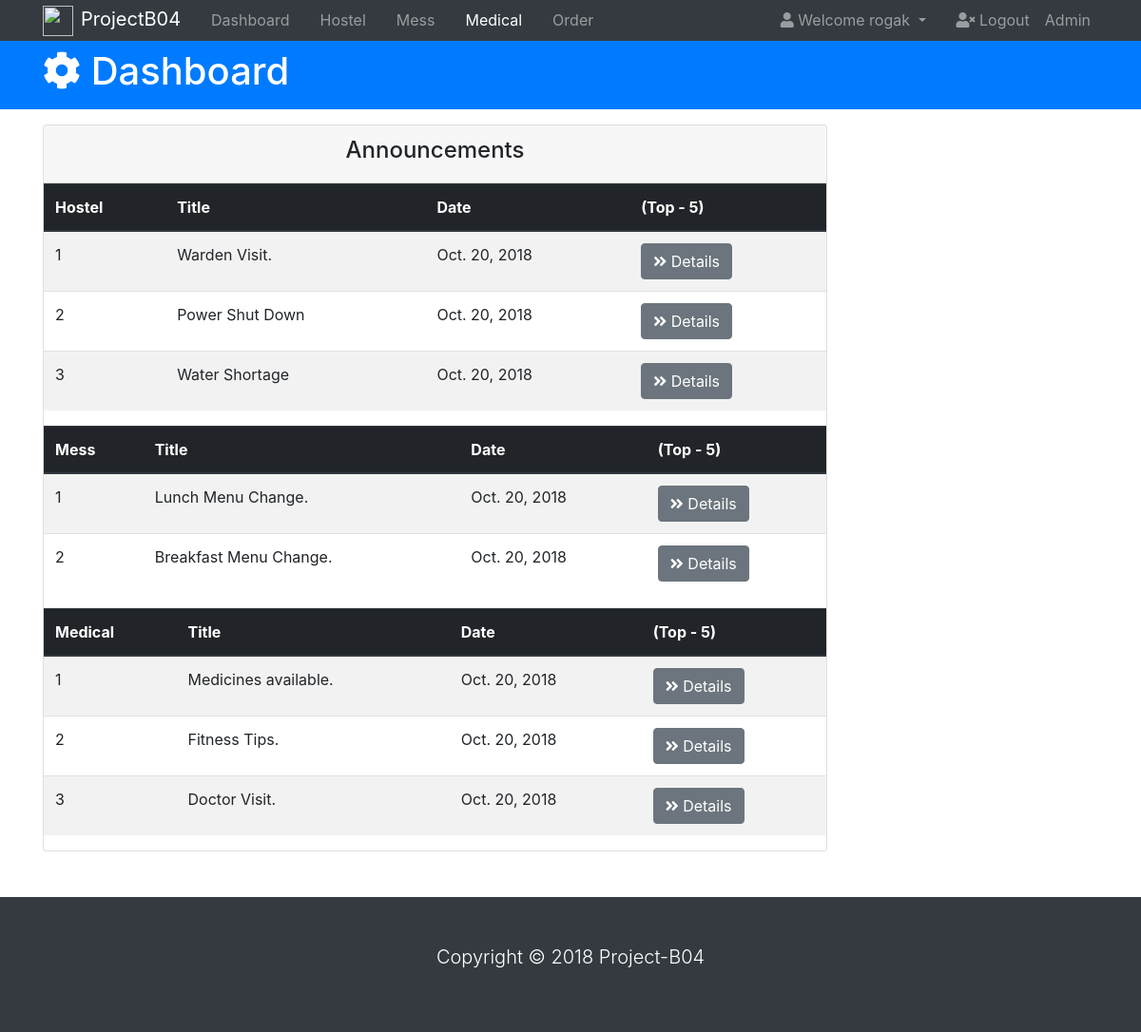
The app's page /dashboard/ (signed in) with its own data.
### dashboard/models.py (models this page shows, shortened)
class HostelAnnouncements(models.Model):
    announcement_title = models.CharField(max_length=30, blank=True, null=True)
    announcement = models.CharField(max_length=100, blank=True, null=True)
    timestamp = models.DateTimeField(blank=True, null=True)
    created_at = models.DateField(blank=True, null=True)
    created_by = models.CharField(max_length=45, blank=True, null=True)
    modified_at = models.DateField(blank=True, null=True)
    modified_by = models.CharField(max_length=45, blank=True, null=True)

class MessAnnouncements(models.Model):
    announcement_title = models.CharField(max_length=30, blank=True, null=True)
    announcement = models.CharField(max_length=100, blank=True, null=True)
    timestamp = models.DateTimeField(blank=True, null=True)
    created_at = models.DateField(blank=True, null=True)
    created_by = models.CharField(max_length=45, blank=True, null=True)
    modified_at = models.DateField(blank=True, null=True)
    modified_by = models.CharField(max_length=45, blank=True, null=True)

class MedicalAnnouncements(models.Model):
    announcement_title = models.CharField(max_length=30, blank=True, null=True)
    announcement = models.CharField(max_length=100, blank=True, null=True)
    timestamp = models.DateTimeField(blank=True, null=True)
    created_at = models.DateField(blank=True, null=True)
    created_by = models.CharField(max_length=45, blank=True, null=True)
    modified_at = models.DateField(blank=True, null=True)
    modified_by = models.CharField(max_length=45, blank=True, null=True)

### dashboard/views.py (the view)
@login_required
def dashboard_index(request):
    hostel_announcements = get_list_or_404(HostelAnnouncements, )
    hostel_announcements.sort(key = lambda a: a.timestamp, reverse = True)
    mess_announcements = get_list_or_404(MessAnnouncements, )
    mess_announcements.sort(key = lambda a: a.timestamp, reverse = True)
    medical_announcements = get_list_or_404(MedicalAnnouncements, )
    medical_announcements.sort(key = lambda a: a.timestamp, reverse = True)
    return render(request, 'dashboard/index.html', {
    'hostel_announcements': hostel_announcements,
    'mess_announcements': mess_announcements,
    'medical_announcements': medical_announcements
    })

### dashboard/templates/dashboard/index.html (shortened to what this page needs)
<!DOCTYPE html>
<html lang="en">
<head>
  <link rel="stylesheet" href="https://use.fontawesome.com/releases/v5.0.13/css/all.css"
>
  <link rel="stylesheet" href="https://stackpath.bootstrapcdn.com/bootstrap/4.1.1/css/bootstrap.min.css"
>
</head>
<body>
  <nav class="navbar navbar-expand-sm navbar-dark bg-dark p-0">
    <div class="container">
      <a href="index.html" class="navbar-brand"> <img src="https://upload.wikimedia.org/wikipedia/en/thumb/4/49/IIIT_Sri_City_Logo.png/220px-IIIT_Sri_City_Logo.png" style="width: 32px; height: 32px; margin-right: 8px;">ProjectB04</a>
      <div class="collapse navbar-collapse" id="navbarCollapse">
        <ul class="navbar-nav">
          <li class="nav-item px-2">
            <a href="{% url 'dashboard:dashboard_index' %}" class="nav-link">Dashboard</a>
          </li>
          <li class="nav-item px-2">
            <a href="hostel.html" class="nav-link">Hostel</a>
          </li>
          <li class="nav-item px-2">
            <a href="mess.html" class="nav-link">Mess</a>
          </li>
          <li class="nav-item px-2">
            <a href="medical.html" class="nav-link active">Medical</a>
          </li>
          <li class="nav-item px-2">
            <a href="{% url 'orders:orders_index' %}" class="nav-link">Order</a>
          </li>
        </ul>
        <ul class="navbar-nav ml-auto">
          <li class="nav-item dropdown mr-3">
            <a href="#" class="nav-link dropdown-toggle" data-toggle="dropdown">
              <i class="fas fa-user"></i> Welcome {{request.user}}
            </a>
          </li>
          <li class="nav-item">
            <a href="{% url 'accounts:student_logout' %}" class="nav-link">
              <i class="fas fa-user-times"></i> Logout
            </a>
          </li>
          <li class="nav-item">
            <a href="{% url 'admin:index' %}" class="nav-link">
               Admin
            </a>
          </li>
        </ul>
      </div>
    </div>
  </nav>
  <header id="main-header" class="py-2 bg-primary text-white">
    <div class="container">
      <div class="row">
        <div class="col-md-6">
          <h1>
            <i class="fas fa-cog"></i> Dashboard</h1>
        </div>
      </div>
    </div>
  </header>
  <section id="posts">
    <center><div class="container">
      <div class="row">
        <div class="col-md-9">
          <div class="card">
            <div class="card-header">
              <h4>Announcements</h4>
            </div>
            <table class="table table-striped">
              <thead class="thead-dark">
                <tr>
                  <th>Hostel</th>
                  <th>Title</th>
                  <th>Date</th>
                  <th>(Top - 5)</th>
                </tr>
              </thead>
              <tbody>
                {% for data in hostel_announcements %}
                <tr>
                  <td>{{ forloop.counter }}</td>
                  <td>{{data.announcement_title}}</td>
                  <td>{{data.created_at}}</td>
                  <td><a href="{% url 'dashboard:announcement_detail' 1 data.pk %}" class="btn btn-secondary" target="{{ forloop.counter }}">
                    <i class="fas fa-angle-double-right"></i> Details
                  </a></td>
                </tr>
                {% endfor %}
              </tbody>
            </table>
            <table class="table table-striped">
              <thead class="thead-dark">
                <tr>
                  <th>Mess</th>
                  <th>Title</th>
                  <th>Date</th>
                  <th>(Top - 5)</th>
                </tr>
              </thead>
              <tbody>
                {% for data in mess_announcements %}
                <tr>
                  <td>{{ forloop.counter }}</td>
                  <td>{{data.announcement_title}}</td>
                  <td>{{data.created_at}}</td>
                  <td><a href="{% url 'dashboard:announcement_detail' 2 data.pk %}" class="btn btn-secondary" target="{{ forloop.counter }}">
                    <i class="fas fa-angle-double-right"></i> Details
                  </a></td>
                </tr>
                {% endfor %}
              </tbody>
            </table>
            <table class="table table-striped">
              <thead class="thead-dark">
                <tr>
                  <th>Medical</th>
                  <th>Title</th>
                  <th>Date</th>
                  <th>(Top - 5)</th>
                </tr>
              </thead>
              <tbody>
                {% for data in medical_announcements %}
                <tr>
                  <td>{{ forloop.counter }}</td>
                  <td>{{data.announcement_title}}</td>
                  <td>{{data.created_at}}</td>
                  <td><a href="{% url 'dashboard:announcement_detail' 3 data.pk %}" class="btn btn-secondary" target="{{ forloop.counter }}">
                    <i class="fas fa-angle-double-right"></i> Details
                  </a></td>
                </tr>
                {% endfor %}
              </tbody>
            </table>
          </div>
        </div>
      </div>
    </div>
  </center>
  </section>
  <footer id="main-footer" class="bg-dark text-white mt-5 p-5">
    <div class="container">
      <div class="row">
        <div class="col">
          <p class="lead text-center">
            Copyright &copy;
            <span id="year"></span>
            Project-B04
          </p>
        </div>
      </div>
    </div>
  </footer>
</body>
</html>

### records on screen
HostelAnnouncements: announcement_title "Warden Visit.", created_at "Oct. 20, 2018"
HostelAnnouncements: announcement_title "Power Shut Down", created_at "Oct. 20, 2018"
HostelAnnouncements: announcement_title "Water Shortage", created_at "Oct. 20, 2018"
MessAnnouncements: announcement_title "Lunch Menu Change.", created_at "Oct. 20, 2018"
MessAnnouncements: announcement_title "Breakfast Menu Change.", created_at "Oct. 20, 2018"
MedicalAnnouncements: announcement_title "Medicines available.", created_at "Oct. 20, 2018"
MedicalAnnouncements: announcement_title "Fitness Tips.", created_at "Oct. 20, 2018"
MedicalAnnouncements: announcement_title "Doctor Visit.", created_at "Oct. 20, 2018"

### other values on screen
{{ request.user }} "rogak"
